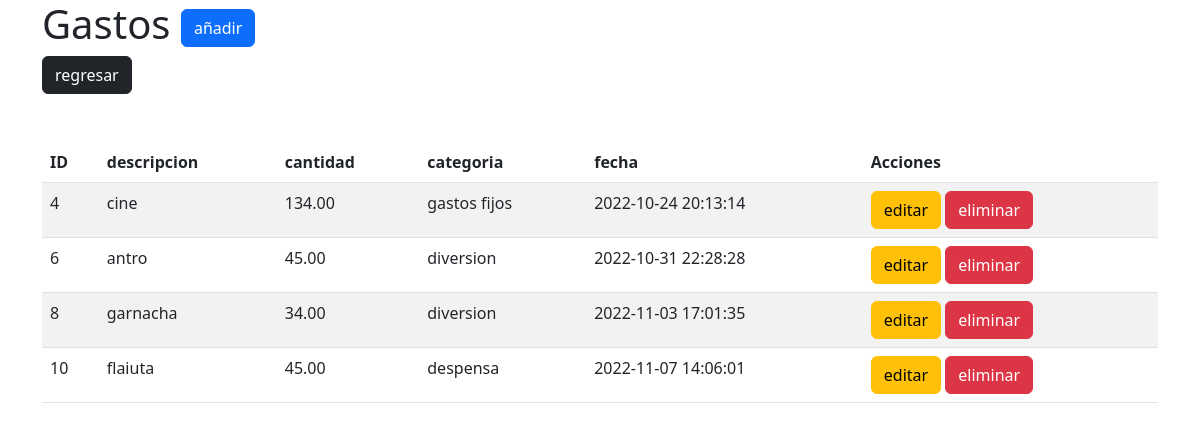
The page /gastos/index.php on the database its author committed.
### tables this page shows
CREATE TABLE `gastos` (
  `ID` int(11) UNSIGNED NOT NULL,
  `Cantidad` float(8,2) NOT NULL,
  `Categoria` int(11) NOT NULL,
  `fecha` timestamp NOT NULL DEFAULT current_timestamp(),
  `descripcion` varchar(255) NOT NULL
);

CREATE TABLE `gastos_categoria` (
  `ID` int(11) UNSIGNED NOT NULL,
  `nombre` varchar(255) NOT NULL
);

### gastos/index.php (the view, shortened to what this page needs)
<?php
require_once('config/config.php');
$query = "SELECT g.ID, g.descripcion, g.Cantidad, c.nombre as Categoria,  g.fecha FROM gastos g LEFT JOIN gastos_categoria c ON g.Categoria = c.ID";
$result = $conexion->query($query);
?>
<!DOCTYPE html>
<html lang="en">
<head>
<link href="https://cdn.jsdelivr.net/npm/bootstrap@5.2.2/dist/css/bootstrap.min.css" rel="stylesheet">
</head>
<body>
    <div class="container">
        <div class="row">
            <div class="col">
            <h1>Gastos <a href="form-insert.php" class="btn btn-primary">añadir</a></h1> <a href="../menu.php" class="btn btn-dark">regresar</a></h1>
             </div>
         </div>
         <div class="row mt-5">
         <div class="col">
            <table class="table table-striped table-hover">
             <thead>
                <tr>
                    <th>ID</th>
                    <th>descripcion</th>
                    <th>cantidad</th>
                    <th>categoria</th>
                    <th>fecha</th>
                    <th>Acciones</th>
                </tr>
             </thead>
             <tbody>
                <?php
                 while($row = $result->fetch_assoc ()){
                ?>
                <tr>
                <td><?php echo $row ['ID']; ?></td>
                    <td><?php echo $row ['descripcion']; ?></td>
                    <td><?php echo $row ['Cantidad']; ?></td>
                    <td><?php echo $row ['Categoria']; ?></td>
                    <td><?php echo $row ['fecha']; ?></td>
                    <td>
                        <a href="form-update.php?ID=<?php echo $row ['ID']; ?>" class="btn btn-warning">editar</a>
                        <a href="config/delete_spending.php?ID=<?php echo $row ['ID']; ?>" class="btn btn-danger">eliminar</a>
                    </td>
                </tr>
                <?php }?>
             </tbody>
            </table>
    </div>
</body>
</html>

### rows shown on the page
gastos: ID "4", descripcion "cine", Cantidad "134.00", gastos_categoria.nombre "gastos fijos", fecha "2022-10-24 20:13:14"
gastos: ID "6", descripcion "antro", Cantidad "45.00", gastos_categoria.nombre "diversion", fecha "2022-10-31 22:28:28"
gastos: ID "8", descripcion "garnacha", Cantidad "34.00", gastos_categoria.nombre "diversion", fecha "2022-11-03 17:01:35"
gastos: ID "10", descripcion "flaiuta", Cantidad "45.00", gastos_categoria.nombre "despensa", fecha "2022-11-07 14:06:01"
